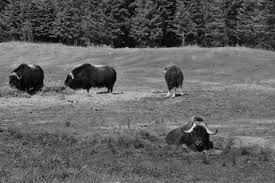
%> input picture Session 4/Histogram Equalization of Grayscale Image/test1.jpg, 275 x 183 px
$ octave Esqualization_histogram.m   (GNU Octave 9; MATLAB toolbox functions it lacks are replaced by stand-ins)
%> lines starting %> are read from the running program, lines starting %| are printed output that depends on the picture
pic = 'test1.jpg';
A =imread(pic);
%> A is the input picture: size 183x275x3 uint8; min 0, max 231, mean 97.1

% Convert into Grayscale
A_gray = rgb2gray(A);

%Histogram Equalization of A_gray
A_histeq =  histeq(A_gray);
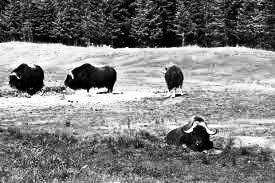
%> A_histeq: size 183x275 uint8; min 0, max 255, mean 126.4

%plots
subplot(2,2,1), imshow(A_gray), title('Original Image');
subplot(2,2,2), imshow(A_histeq), title('HE Image');
subplot(2,2,3), imhist(A_gray), title('Histogram of  A_gray');
subplot(2,2,4), imhist(A_histeq), title('Histogram of HE A_gray');
%> after `title('Histogram of HE A_gray')`:
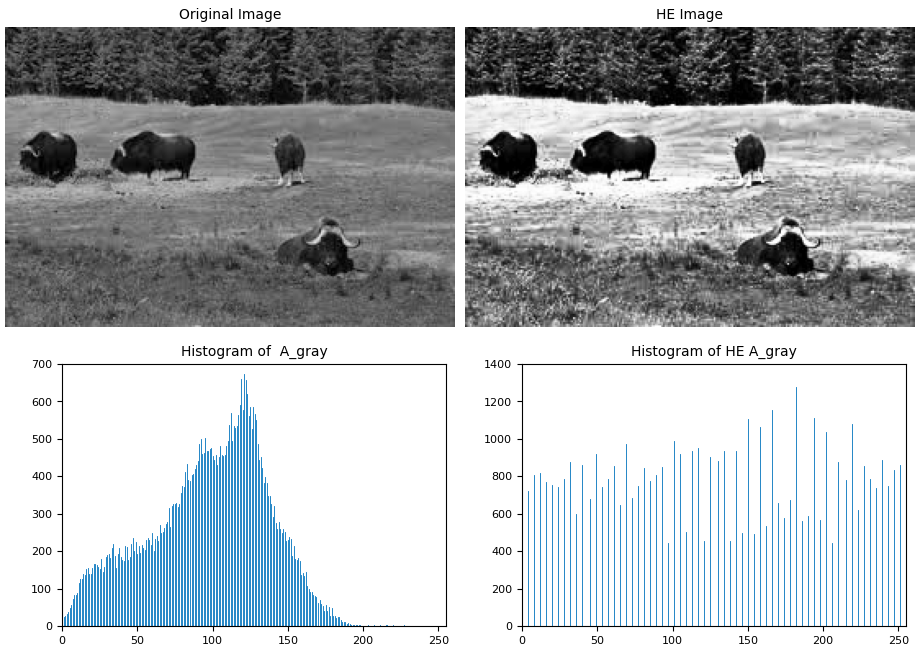
%> figure redrawn from the program's plot data, 4 panels
